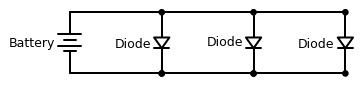

This figure's Python source:
# Import required libs
import schemdraw
import schemdraw.elements as elm
import matplotlib
matplotlib.use('Agg')

with schemdraw.Drawing() as d:
    # make element leads shorter than normal
    d.config(unit=2)
    # Do the first push - so we can 'pop' back in later
    d.push()
    # Identify the battery
    d += (B := elm.Battery().label('Battery').down())
    # Draw a line to the right
    d += elm.Line().right(3).dot()
    # Pop back to the beginning of the push - the battery
    d.pop()
    # Draw a line to the right
    d += elm.Line().right(3).dot()
    # Draw the first diode - down - to close the first loop
    d += elm.Diode().label('Diode').down().dot()
    # Draw another line to the right
    d += elm.Line().right(3).dot()
    # Add another diode - Up, this time.
    # Reverse is added to make it face the same way as the other diode.
    d += elm.Diode().label('Diode').up().reverse().dot()
    # Create a new line left, introducing the hold() element
    # I assume this 'holds' the place, so the command after continues
    # The circuit in a logical fashion.
    d += elm.Line().left(3).hold()
    # Continue drawing the rest of the circuit
    d += elm.Line().right(3).dot()
    # Draw the last diode
    d += elm.Diode().label('Diode').down().dot()
    # close the circuit with a final left line
    d += elm.Line().left(3).dot()

    # Save the diagram
    d.save(fname='/home/gary/Documents/notes/ARRL/img/3/figure-3_3_b.jpg')
